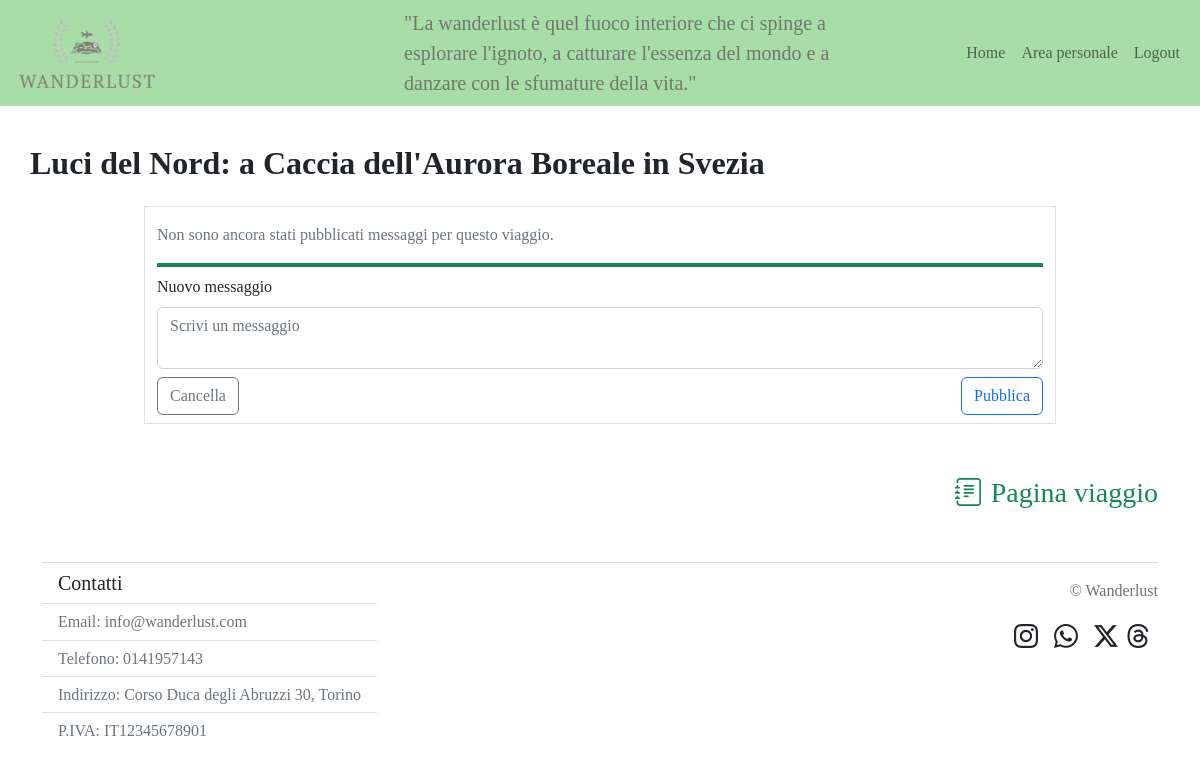
Before: /16/pagina_messaggi (signed in) with the older database file.
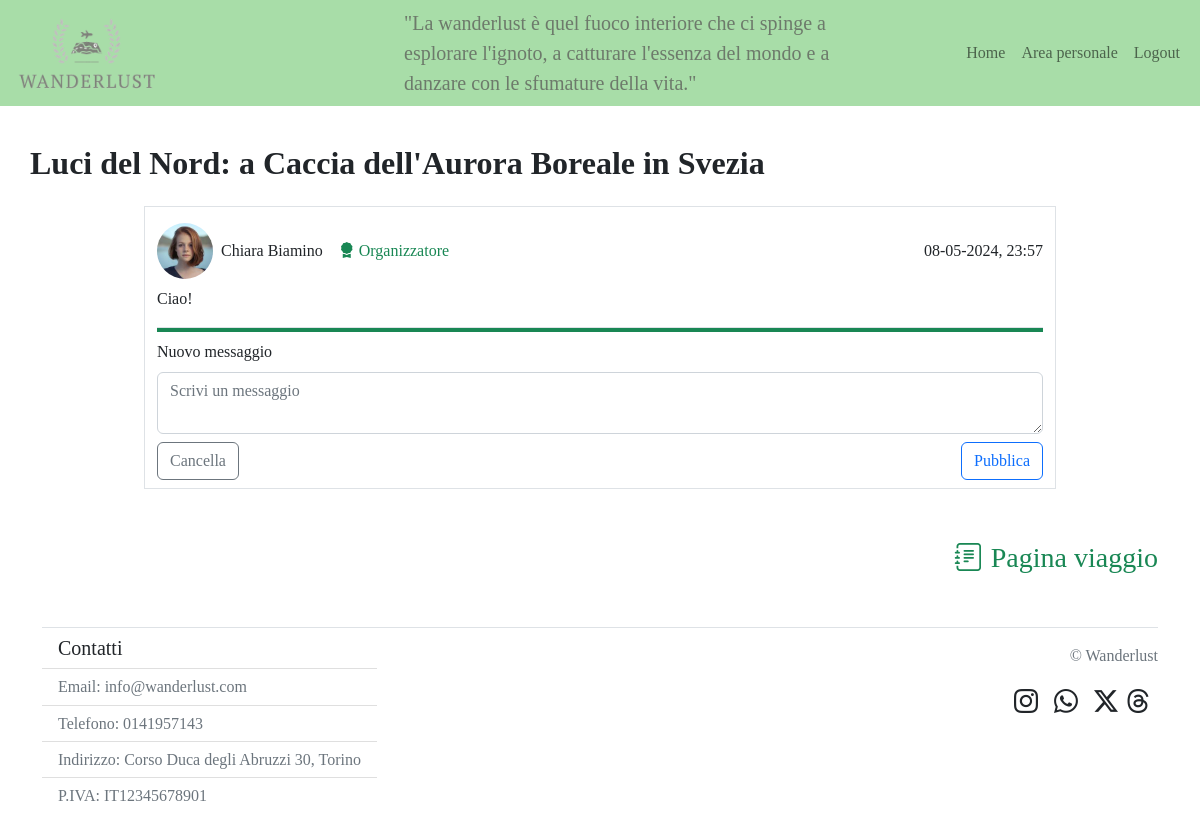
After: the same page with the newer database file.
### tables this page shows
CREATE TABLE "messaggi" (
	"id_messaggio"	INTEGER NOT NULL,
	"id_viaggio"	INTEGER NOT NULL,
	"id_utente"	INTEGER NOT NULL,
	"txtMessaggio"	TEXT NOT NULL,
	"data"	TEXT NOT NULL,
	FOREIGN KEY("id_utente") REFERENCES "utenti"("id"),
	FOREIGN KEY("id_viaggio") REFERENCES "viaggi"("id"),
	PRIMARY KEY("id_messaggio" AUTOINCREMENT)
);

CREATE TABLE "utenti" (
	"id"	INTEGER NOT NULL,
	"nome"	TEXT NOT NULL,
	"cognome"	TEXT NOT NULL,
	"email"	TEXT NOT NULL UNIQUE,
	"password"	TEXT NOT NULL,
	"img_profilo"	TEXT NOT NULL,
	"tipologia"	TEXT NOT NULL,
	"banned"	INTEGER NOT NULL,
	PRIMARY KEY("id" AUTOINCREMENT)
);

### app.py (the view)
@app.route('/<int:id_viaggio>/pagina_messaggi', methods=['GET', 'POST'])
@login_required
def pagina_messaggi(id_viaggio):
    lista_partecipanti = viaggi_dao.getPartecipazioniViaggio(id_viaggio)
    partecipante_presente = False
    for partecipante in lista_partecipanti:
        if current_user.id == partecipante['id_utente']:
            partecipante_presente = True
    if not partecipante_presente:
        return render_template('405.html'), 405
    viaggio = viaggi_dao.getViaggio(id_viaggio)
    oggi = datetime.today().strftime('%Y-%m-%d')
    if viaggio['data'] < oggi:
        flash('Non si può visualizzare la chat di un viaggio passato!', 'warning')
        return redirect(url_for('pagina_viaggio', id_viaggio = id_viaggio))
    messaggi = messaggi_dao.getMessaggiViaggio(id_viaggio)
    return render_template('chat.html', viaggio = viaggio, messaggi = messaggi)

### app.py (called while the page is built)
@login_manager.user_loader
def load_user(user_id):
    db_user = utenti_dao.getUtenteByID(user_id)
    if db_user is not None:
        user = User(id=db_user['id'], nome = db_user['nome'], cognome = db_user['cognome'], email = db_user['email'], password = db_user['password'], tipologia = db_user['tipologia'], img_profilo=db_user['img_profilo'])
    return user

### messaggi_dao.py (called while the page is built)
def getMessaggiViaggio(id_viaggio):
    query = 'SELECT * FROM messaggi, utenti WHERE messaggi.id_viaggio = ? AND messaggi.id_utente = utenti.id ORDER BY messaggi.data ASC'
    connection = sqlite3.connect('db/wanderlust.db')
    connection.row_factory = sqlite3.Row
    cursor = connection.cursor()
    cursor.execute(query, (id_viaggio,))
    result = cursor.fetchall()
    cursor.close()
    connection.close()
    return result

### utenti_dao.py (called while the page is built)
def getUtenteByID(id):
    query = 'SELECT * FROM utenti WHERE id = ?'
    connection = sqlite3.connect('db/wanderlust.db')
    connection.row_factory = sqlite3.Row
    cursor = connection.cursor()
    cursor.execute(query, (id,))
    result = cursor.fetchone()
    cursor.close()
    connection.close()
    return result

### templates/chat.html (shortened to what this page needs)
{% extends "base.html" %}
{%block content%}
<h1 class = "fw-bold display-5 fs-2 fontCopperplate mb-4 padding_negativo_sx">{{viaggio.titolo}}</h1>
<section id="sectionChat" class="border">
    <section id = "sectionMessaggi">
        {%if messaggi%}
        {%for messaggio in messaggi%}
        <article class="d-flex flex-column justify-content-center border-bottom py-3">
            <article class="d-flex justify-content-between align-content-center">
                <section class="d-flex justify-content-start align-items-center">
                    <img class = "img_profilo_list rounded-circle me-2" src = "{{url_for('static', filename = 'utenti/'+messaggio.img_profilo)}}">
                    <p class="pMarginNegativo fontChancery">{{messaggio.nome}} {{messaggio.cognome}}</p>
                    {%if messaggio.id_utente == viaggio.id_coordinatore%}
                    <section class="d-flex justify-content-start align-items-center ms-3 fs-6 text-success">
                        <i class="bi bi-award-fill me-1"></i>
                        <p class="pMarginNegativo">Organizzatore</p>
                    </section>
                    {%endif%}
                </section>
                <section class="d-flex align-items-center fontCopperplate">
                    {{messaggio.data}}
                </section>
            </article>
            <section class="mt-2">
                {{messaggio.txtMessaggio}}
            </section>
        </article>
        {%endfor%}
        {%else%}
        <article class="mt-3">
            <p class="text-secondary">Non sono ancora stati pubblicati messaggi per questo viaggio.</p>
        </article>
        {%endif%}
    </section>
    <article class="border-top pt-2 border-4 border-success">
        <form action = "{{url_for('nuovo_messaggio', id_viaggio = viaggio.id, id_utente = current_user.id)}}" method="POST" class="mb-2">
            <div class="mb-2">
                <label for="textAreaComment" class="form-label fontCopperplate">Nuovo messaggio</label>
                <textarea name = "txtMessage" class="form-control" id="textAreaComment" rows="2" placeholder="Scrivi un messaggio" minlength="4"></textarea>
            </div>
            <div class="d-flex justify-content-between">
                <button type="reset" class="btn btn-outline-secondary fontCopperplate">Cancella</button>
                <button type="submit" class="btn btn-outline-primary fontCopperplate">Pubblica</button>
            </div>
        </form>
    </article>
</section>
<section class = "d-flex justify-content-end align-items-center mt-5">
    <a class="d-flex justify-content-start anchorNoTextDec fs-3 text-success" href="{{ url_for('pagina_viaggio', id_viaggio = viaggio.id) }}">
        <i class="bi bi-journal-text me-2"></i>
        <p class="fontCopperplate pMarginNegativo">Pagina viaggio</p>
    </a>
</section>
{%endblock%}

Changed rows visible on the page:
added messaggi: img_profilo (picture), nome "Chiara", cognome "Biamino", shows "Organizzatore", data "08-05-2024, 23:57", txtMessaggio "Ciao!"
Other visible differences:
text no longer shown: "Non sono ancora stati pubblicati messaggi per questo viaggio."
